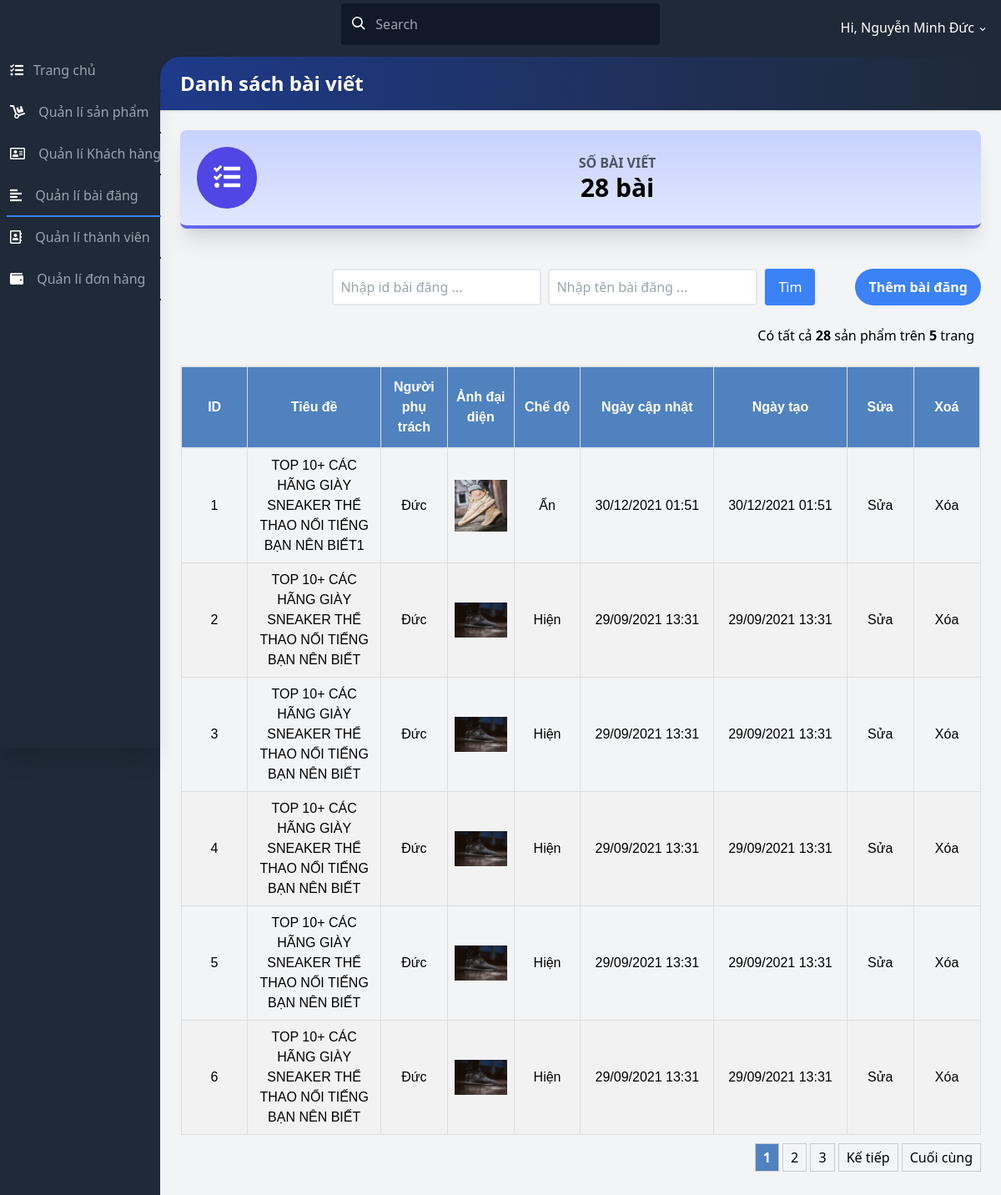
Page /admin/quanlibaidang.php (signed in) on the committed database.
### tables this page shows
CREATE TABLE tbl_qlbaidang (
  id int(11) NOT NULL AUTO_INCREMENT,
  nguoiphutrach varchar(255) NOT NULL,
  anhgiuoithieu1 varchar(255) DEFAULT NULL,
  anhgiuoithieu2 varchar(255) DEFAULT NULL,
  anhdaidien varchar(255) DEFAULT NULL,
  tieude varchar(255) DEFAULT NULL,
  chedo varchar(255) DEFAULT NULL,
  noidung varchar(1000) DEFAULT NULL,
  ngaytao int(11) DEFAULT NULL,
  ngaycapnhat int(11) DEFAULT NULL,
  PRIMARY KEY (id)
);

### admin/quanlibaidang.php (the view, shortened to what this page needs)
<?php
    include './connect_db.php';
    $item_per_page = !empty($_GET['per_page']) ? $_GET['per_page'] : 6;
    $current_page = !empty($_GET['page']) ? $_GET['page'] : 1;
    $offset = ($current_page - 1) * $item_per_page;
    $totalRecords = mysqli_query($con, "SELECT * FROM `tbl_qlbaidang`");
    $totalRecords = $totalRecords->num_rows;
    $totalPages = ceil($totalRecords / $item_per_page);
    if (!empty($where)) {
        $result = mysqli_query($con,
            "SELECT * FROM `tbl_qlbaidang` where (" . $where . ") ORDER BY `id` ASC  LIMIT " . $item_per_page .
            " OFFSET " . $offset);
    } else {
        $result = mysqli_query($con,
            "SELECT * FROM `tbl_qlbaidang` ORDER BY `id` ASC  LIMIT " . $item_per_page . " OFFSET " . $offset);
    }
?>
<!DOCTYPE html>
<html lang="en">
<head>
    <link href="https://use.fontawesome.com/releases/v5.3.1/css/all.css"
          rel="stylesheet">
    <link href="https://unpkg.com/tailwindcss@^2/dist/tailwind.min.css"
          rel="stylesheet">
    <link href="https://afeld.github.io/emoji-css/emoji.css" rel="stylesheet">
    <link href="css/test.css" rel="stylesheet">
</head>
<body class="mt-12 font-sans tracking-normal leading-normal bg-gray-800">
<nav class="fixed top-0 z-20 px-1 pt-2 pb-1 mt-0 w-full h-auto bg-gray-800 md:pt-1">
    <div class="flex flex-wrap items-center">
        <div class="flex flex-shrink justify-center text-white md:w-1/3 md:justify-start">
            <a href="#">
                <span class="pl-2 text-xl"><i class="em em-grinning"></i></span>
            </a>
        </div>
        <div class="flex flex-1 justify-center px-2 text-white md:w-1/3 md:justify-start">
                <span class="relative w-full">
                    <input class="px-2 py-3 pl-10 w-full leading-normal text-white bg-gray-900 rounded border border-transparent transition appearance-none focus:outline-none focus:border-gray-400"
                           placeholder="Search"
                           type="search">
                    <div class="absolute search-icon"
                         style="top: 1rem; left: .8rem;">
                        <svg class="w-4 h-4 text-white pointer-events-none fill-current"
                             viewBox="0 0 20 20"
                             xmlns="http://www.w3.org/2000/svg">
                            <path d="M12.9 14.32a8 8 0 1 1 1.41-1.41l5.35 5.33-1.42 1.42-5.33-5.34zM8 14A6 6 0 1 0 8 2a6 6 0 0 0 0 12z"></path>
                        </svg>
                    </div>
                </span>
        </div>
        <div class="flex justify-between content-center pt-2 w-full md:w-1/3 md:justify-end">
            <ul class="flex flex-1 justify-between items-center list-reset md:flex-none">
                <li class="flex-1 md:flex-none md:mr-3">
                    <div class="inline-block relative">
                        <button class="text-white drop-button focus:outline-none"
                                onclick="toggleDD('myDropdown')"><span
                                    class="pr-2"></span>
                            Hi, <?php
                                echo $_SESSION['dangnhap1'] ?>
                            <svg class="inline h-3 fill-current"
                                 viewBox="0 0 20 20"
                                 xmlns="http://www.w3.org/2000/svg">
                                <path d="M9.293 12.95l.707.707L15.657 8l-1.414-1.414L10 10.828 5.757 6.586 4.343 8z"/>
                            </svg>
                        </button>
                    </div>
                </li>
            </ul>
        </div>
    </div>
</nav>
<div class="flex flex-col md:flex-row">
    <div class="fixed bottom-0 z-10 mt-12 w-full h-16 bg-gray-800 shadow-xl md:relative md:h-screen md:w-48">
        <div class="justify-between content-center text-left md:mt-12 md:w-50 md:fixed md:left-0 md:top-0 md:content-start">
            <ul class="flex flex-row px-1 py-0 text-center list-reset md:flex-col md:py-3 md:px-2 md:text-left">
                <li class="flex-1 mr-3">
                    <a class="block py-1 pl-1 text-white no-underline align-middle border-b-2 hover:border-pink-500 border-gray-800 md:py-3 hover:text-white"
                       href="trangchu.php">
                        <i class="pr-0 fas fa-tasks md:pr-3"></i><span
                                class="block pb-1 text-xs text-gray-600 md:pb-0 md:text-base md:text-gray-400 md:inline-block">Trang chủ</span>
                    </a>
                </li>
                <li class="flex-1 mr-3">
                    <a class="block py-1 pl-1 text-white no-underline align-middle border-b-2 border-gray-800 md:py-3 hover:text-white hover:border-blue-700"
                       href="./quanlisanpham.php">
                        <i class="fas fa-dolly md:pr-3"></i>
                        <span
                                class="block pb-1 text-xs text-gray-600 md:pb-0 md:text-base md:text-gray-400 md:inline-block">Quản lí sản phẩm</span>
                    </a>
                </li>
                <li class="flex-1 mr-3">
                    <a class="block py-1 pl-1 text-white no-underline align-middle border-b-2 border-gray-800 md:py-3 hover:text-white hover:border-yellow-400"
                       href="./quanlikhachhang.php">
                        <i class="far fa-address-card md:pr-3"></i>
                        <span
                                class="block pb-1 text-xs text-gray-600 md:pb-0 md:text-base md:text-gray-400 md:inline-block">Quản lí Khách hàng</span>
                    </a>
                </li>
                <li class="flex-1 mr-3">
                    <a class="block py-1 pl-1 text-white no-underline align-middle border-b-2 border-gray-800 md:py-3 hover:text-white border-blue-500"
                       href="./quanlibaidang.php">
                        <i class="fas fa-align-left md:pr-3"></i>
                        <span
                                class="block pb-1 text-xs text-gray-600 md:pb-0 md:text-base md:text-gray-400 md:inline-block">Quản lí bài đăng</span>
                    </a>
                </li>
                <li class="flex-1 mr-3">
                    <a class="block py-1 pl-0 text-white no-underline align-middle border-b-2 border-gray-800 md:py-3 md:pl-1 hover:text-white hover:border-pink-400"
                       href="./quanlithanhvien.php">
                        <i class="far fa-address-book md:pr-3"></i>
                        <span
                                class="block pb-1 text-xs text-gray-600 md:pb-0 md:text-base md:text-gray-400 md:inline-block">Quản lí thành viên</span>
                    </a>
                </li>
                <li class="mr-3 flex-1">
                    <a class="block py-1 md:py-3 pl-0 md:pl-1 align-middle text-white no-underline hover:text-white border-b-2 border-gray-800 hover:border-green-400"
                       href="./quanlidonhang.php">
                        <i class="fas fa-wallet md:pr-3"></i>
                        <span
                                class="pb-1 md:pb-0 text-xs md:text-base text-gray-600 md:text-gray-400 block md:inline-block">Quản lí đơn hàng</span>
                    </a>
                </li>
            </ul>
        </div>
    </div>
    <div class="main-content flex-1 bg-gray-100 mt-12 md:mt-2 pb-24 md:pb-5">
        <div class="bg-gray-800 pt-3">
            <div class="rounded-tl-3xl bg-gradient-to-r from-blue-900 to-gray-800 p-4 shadow text-2xl text-white">
                <h3 class="font-bold pl-2">Danh sách bài viết</h3>
            </div>
        </div>
        <div class="flex flex-wrap">
            <div class="w-full p-6">
                <div class="bg-gradient-to-b from-indigo-200 to-indigo-100 border-b-4 border-indigo-500 rounded-lg shadow-xl p-5">
                    <div class="flex flex-row items-center">
                        <div class="flex-shrink pr-4">
                            <div class="rounded-full p-5 bg-indigo-600"><i
                                        class="fas fa-tasks fa-2x fa-inverse"></i>
                            </div>
                        </div>
                        <div class="flex-1 text-right md:text-center">
                            <h5 class="font-bold uppercase text-gray-600">Số Bài
                                viết</h5>
                            <h3 class="font-bold text-3xl"><?= $totalRecords ?>
                                bài</h3>
                        </div>
                    </div>
                </div>
            </div>
            <div class="w-full p-6 flex flex-row-reverse">
                <button class=" ml-8 bg-blue-500 hover:bg-blue-700 text-white font-bold py-2 px-4 rounded-full">
                    <a
                            href="./thembaidang.php">Thêm bài đăng</a>
                </button>
                <div class="mr-2 flex items-center justify-center ">
                    <form action="quanlibaidang.php?action=search" method="POST">
                        <div class="flex ">
                            <input type="text"
                                   class="border-2 border-gray-200 rounded px-2 py-2 w-30"
                                   placeholder="Nhập id bài đăng ..." name="id"
                                   value="<?= !empty($id) ? $id : "" ?>"/>
                            <input type="text"
                                   class="border-2 border-gray-200 rounded mr-2 px-2 ml-2 py-2 w-30"
                                   placeholder="Nhập tên bài đăng ..." name="tieude"
                                   value="<?= !empty($tieude) ? $tieude : "" ?>"/>
                            <button type="submit" value="Tìm"
                                    class=" rounded px-4 mr-2 text-white bg-blue-500 border-l  ">
                                Tìm
                            </button>
                        </div>
                    </form>
                </div>
            </div>
            <div class="flex w-full mr-8 justify-end">
                <div>Có tất cả <strong><?= $totalRecords ?></strong> sản phẩm trên <strong><?= $totalPages ?></strong>
                    trang
                </div>
            </div>
            <div class="w-full p-6">
                <table id="table_customers">
                    <thead class="bg-blue-300">
                    <tr class="border-2">
                        <th class="w-1/12 ">ID</th>
                        <th class="w-2/12 ">Tiêu đề</th>
                        <th class="w-1/12 ">Người phụ trách</th>
                        <th class="w-1/12 ">Ảnh đại diện</th>
                        <th class="w-1/12 ">Chế độ</th>
                        <th class="w-2/12 ">Ngày cập nhật</th>
                        <th class="w-2/12 ">Ngày tạo</th>
                        <th class="w-1/12 ">Sửa</th>
                        <th class="w-1/12 ">Xoá</th>
                    </tr>
                    </thead>
                    <tbody>
                    <?php
                        while ($row = mysqli_fetch_array($result)) {
                            ?>
                            <tr>
                                <td class="text-center"><?= $row['id'] ?></td>
                                <td class="text-center"><?= $row['tieude'] ?></td>
                                <td class="text-center"><?= $row['nguoiphutrach'] ?></td>
                                <td><img height="100"
                                         src="<?= $row['anhdaidien'] ?>"
                                         width="100"/></td>
                                <td class="text-center"><?= $row['chedo'] ?></td>
                                <td class="text-center"><?= date('d/m/Y H:i', $row['ngaycapnhat']) ?></td>
                                <td class="text-center"><?= date('d/m/Y H:i', $row['ngaytao']) ?></td>
                                <td class="text-center doimau"><a
                                            href="./edit_qlbaidang.php?id=<?= $row['id'] ?>">Sửa</a>
                                </td>
                                <td class="text-center doimau"><a
                                            href="./delete_qlbaidang.php?id=<?= $row['id'] ?>">Xóa</a>
                                </td>
                            </tr>
                            <?php
                        } ?>
                    </tbody>
                </table>
                <?php
                    include './pagination.php';
                ?>
            </div>
        </div>
    </div>
</div>
</body>
</html>

### admin/pagination.php (shortened to what this page needs)
<div id="pagination">
<?php for ($num = 1; $num <= $totalPages; $num++) { ?>
    <?php if ($num != $current_page) { ?>
        <?php if ($num > $current_page - 3 && $num < $current_page + 3) { ?>
            <a class="page-item" href="?per_page=<?= $item_per_page ?>&page=<?= $num ?>"><?= $num ?></a>
        <?php } ?>
    <?php } else { ?>
        <strong class="current-page page-item"><?= $num ?></strong>
    <?php } ?>
<?php } ?>
<?php
if ($current_page < $totalPages - 1) {
    $next_page = $current_page + 1;
    ?>
    <a class="page-item" href="?per_page=<?= $item_per_page ?>&page=<?= $next_page ?>">Kế tiếp</a>
<?php
}
if ($current_page < $totalPages - 3) {
    $end_page = $totalPages;
    ?>
    <a class="page-item" href="?per_page=<?= $item_per_page ?>&page=<?= $end_page ?>">Cuối cùng</a>
    <?php
}
?>
</div>

### admin/css/test.css (style rules this page uses)
#table_customers { font-family: Arial, Helvetica, sans-serif; border-collapse: collapse; width: 100%; }
#table_customers td, #table_customers th { border: 1px solid #ddd; padding: 8px; }
#pagination { text-align: right; margin-top: 15px; text-decoration: none }
.page-item { border: 1px solid #ccc; padding: 5px 9px; color: #000; text-decoration: none }
.current-page { background: #5082C0; color: #FFF; }
#table_customers tr:nth-child(even) { background-color: #f2f2f2; }
#table_customers th { padding-top: 12px; padding-bottom: 12px; text-align: center; background-color: #5082c0; color: white; }

### rows in the picture
tbl_qlbaidang: id "1", tieude "TOP 10+ CÁC HÃNG GIÀY SNEAKER THỂ THAO NỔI TIẾNG BẠN NÊN BIẾT1", nguoiphutrach "Đức", anhdaidien (picture), chedo "Ẩn", ngaycapnhat "30/12/2021 01:51", ngaytao "30/12/2021 01:51"
tbl_qlbaidang: id "2", tieude "TOP 10+ CÁC HÃNG GIÀY SNEAKER THỂ THAO NỔI TIẾNG BẠN NÊN BIẾT", nguoiphutrach "Đức", anhdaidien (picture), chedo "Hiện", ngaycapnhat "29/09/2021 13:31", ngaytao "29/09/2021 13:31"
tbl_qlbaidang: id "3", tieude "TOP 10+ CÁC HÃNG GIÀY SNEAKER THỂ THAO NỔI TIẾNG BẠN NÊN BIẾT", nguoiphutrach "Đức", anhdaidien (picture), chedo "Hiện", ngaycapnhat "29/09/2021 13:31", ngaytao "29/09/2021 13:31"
tbl_qlbaidang: id "4", tieude "TOP 10+ CÁC HÃNG GIÀY SNEAKER THỂ THAO NỔI TIẾNG BẠN NÊN BIẾT", nguoiphutrach "Đức", anhdaidien (picture), chedo "Hiện", ngaycapnhat "29/09/2021 13:31", ngaytao "29/09/2021 13:31"
tbl_qlbaidang: id "5", tieude "TOP 10+ CÁC HÃNG GIÀY SNEAKER THỂ THAO NỔI TIẾNG BẠN NÊN BIẾT", nguoiphutrach "Đức", anhdaidien (picture), chedo "Hiện", ngaycapnhat "29/09/2021 13:31", ngaytao "29/09/2021 13:31"
tbl_qlbaidang: id "6", tieude "TOP 10+ CÁC HÃNG GIÀY SNEAKER THỂ THAO NỔI TIẾNG BẠN NÊN BIẾT", nguoiphutrach "Đức", anhdaidien (picture), chedo "Hiện", ngaycapnhat "29/09/2021 13:31", ngaytao "29/09/2021 13:31"

### other values in the picture
$_SESSION['dangnhap1'] "Nguyễn Minh Đức"
$totalRecords "28"
$totalPages "5"
